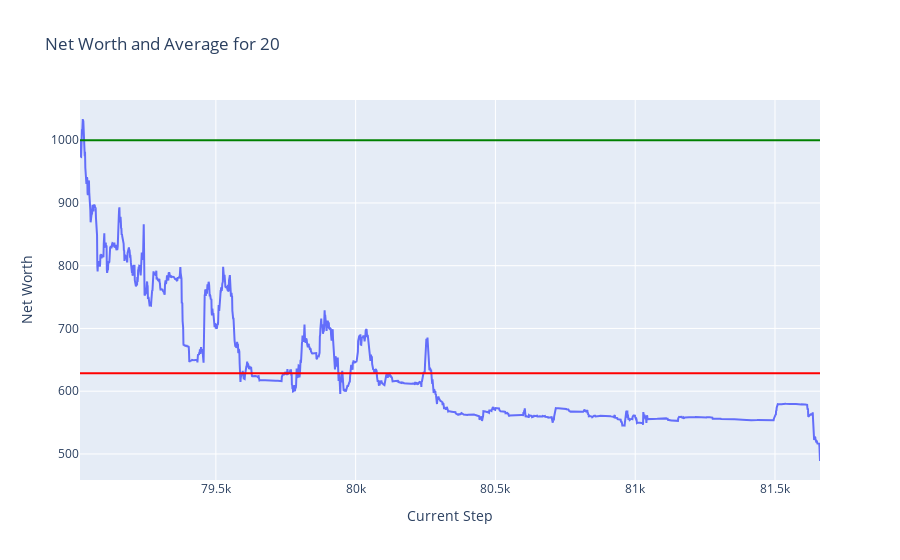
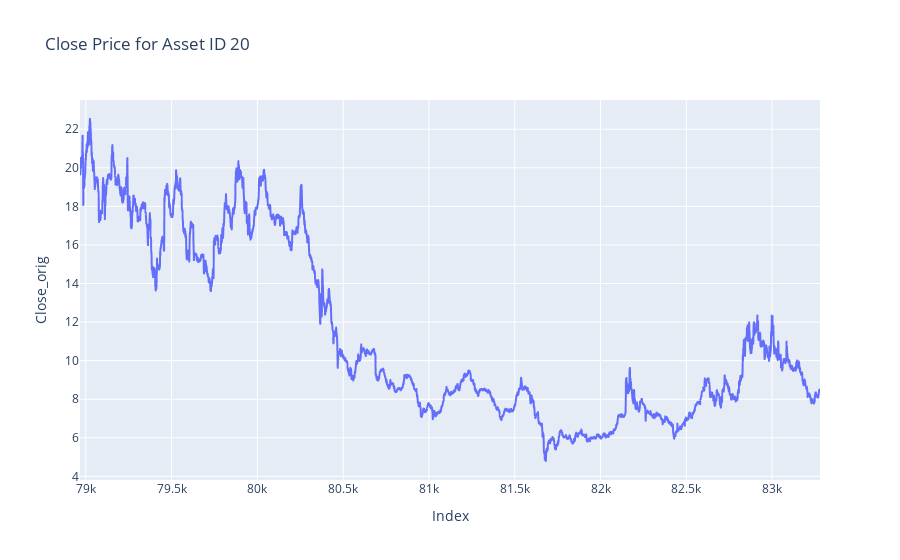
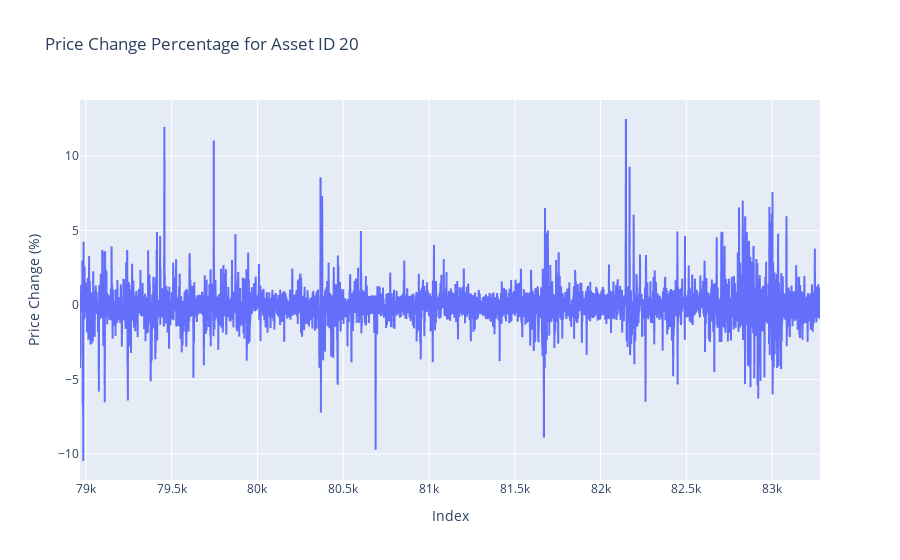
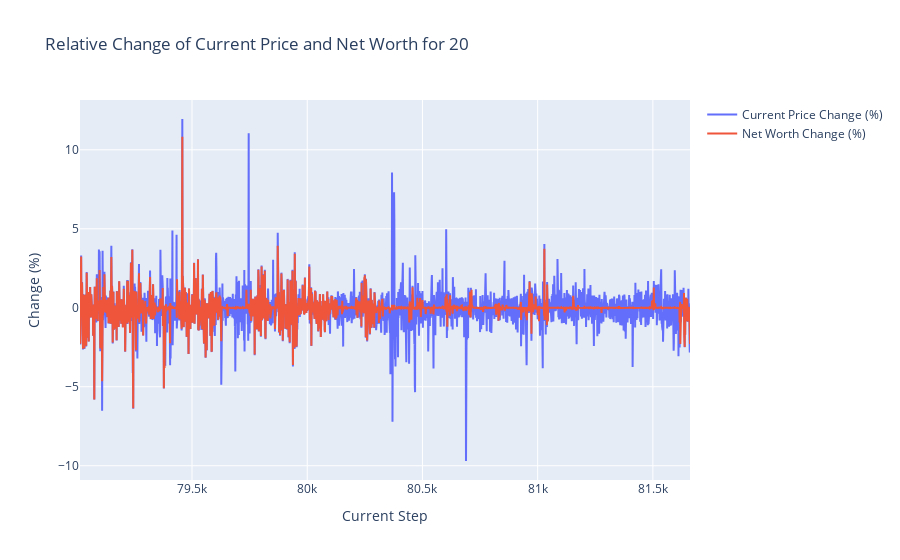

The notebook cell saved with these charts, in order:
### Markdown cell above
## Plots

### Code cell
token = 20
plot_token_data(df = train_hist_df, token = token)
plot_close_by_asset(df= train_df, asset_id= token)
plot_price_change_by_asset(df= train_df, asset_id= token)
plot_relative_change_by_token(df = train_hist_df, token = token)

### Figure 1 — Plotly figure (JSON) as saved in the notebook; plotly's stock layout.template omitted (floating-point values rounded to 4 significant figures; data arrays with more than 128 entries replaced by an {"elided": "..."} marker saying what was removed)
{"data": [{"mode": "lines", "name": "Net Worth", "type": "scatter", "x": {"elided": "2648 int values"}, "y": {"elided": "2648 float values"}}], "layout": {"shapes": [{"line": {"color": "green"}, "name": "Net Worth = 1000", "type": "line", "x0": 0, "x1": 1, "xref": "x domain", "y0": 1000, "y1": 1000, "yref": "y"}, {"line": {"color": "red"}, "name": "Average Net Worth = 628.60", "type": "line", "x0": 0, "x1": 1, "xref": "x domain", "y0": 628.6, "y1": 628.6, "yref": "y"}], "title": {"text": "Net Worth and Average for 20"}, "xaxis": {"title": {"text": "Current Step"}}, "yaxis": {"title": {"text": "Net Worth"}}}}

### Figure 2 — Plotly figure (JSON) as saved in the notebook; plotly's stock layout.template omitted (floating-point values rounded to 4 significant figures; data arrays with more than 128 entries replaced by an {"elided": "..."} marker saying what was removed)
{"data": [{"hovertemplate": "Index=%{x}<br>Close_orig=%{y}<extra></extra>", "legendgroup": "", "line": {"color": "#636efa", "dash": "solid"}, "marker": {"symbol": "circle"}, "mode": "lines", "name": "", "showlegend": false, "type": "scattergl", "x": {"elided": "4314 int values"}, "xaxis": "x", "y": {"elided": "4314 float values"}, "yaxis": "y"}], "layout": {"legend": {"tracegroupgap": 0}, "title": {"text": "Close Price for Asset ID 20"}, "xaxis": {"anchor": "y", "domain": [0, 1], "title": {"text": "Index"}}, "yaxis": {"anchor": "x", "domain": [0, 1], "title": {"text": "Close_orig"}}}}

### Figure 3 — Plotly figure (JSON) as saved in the notebook; plotly's stock layout.template omitted (floating-point values rounded to 4 significant figures; data arrays with more than 128 entries replaced by an {"elided": "..."} marker saying what was removed)
{"data": [{"hovertemplate": "Index=%{x}<br>Price Change (%)=%{y}<extra></extra>", "legendgroup": "", "line": {"color": "#636efa", "dash": "solid"}, "marker": {"symbol": "circle"}, "mode": "lines", "name": "", "showlegend": false, "type": "scattergl", "x": {"elided": "4314 int values"}, "xaxis": "x", "y": {"elided": "4314 float values"}, "yaxis": "y"}], "layout": {"legend": {"tracegroupgap": 0}, "title": {"text": "Price Change Percentage for Asset ID 20"}, "xaxis": {"anchor": "y", "domain": [0, 1], "title": {"text": "Index"}}, "yaxis": {"anchor": "x", "domain": [0, 1], "title": {"text": "Price Change (%)"}}}}

### Figure 4 — Plotly figure (JSON) as saved in the notebook; plotly's stock layout.template omitted (floating-point values rounded to 4 significant figures; data arrays with more than 128 entries replaced by an {"elided": "..."} marker saying what was removed)
{"data": [{"mode": "lines", "name": "Current Price Change (%)", "type": "scatter", "x": {"elided": "2648 int values"}, "y": {"elided": "2648 float values"}}, {"mode": "lines", "name": "Net Worth Change (%)", "type": "scatter", "x": {"elided": "2648 int values"}, "y": {"elided": "2648 float values"}}], "layout": {"title": {"text": "Relative Change of Current Price and Net Worth for 20"}, "xaxis": {"title": {"text": "Current Step"}}, "yaxis": {"title": {"text": "Change (%)"}}}}
